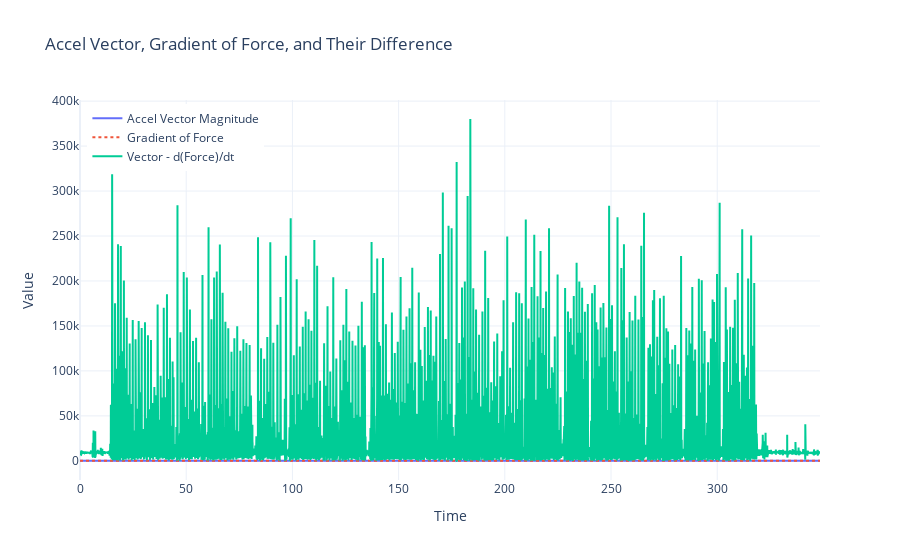

Notebook code cell kept with this figure:
### Code cell
import numpy as np
import plotly.graph_objects as go

# Extract time and sensor data
time = luke_test_df['time']
force = luke_test_df['force']
acc_x = luke_test_df['acc_x_data']
acc_z = luke_test_df['acc_z_data']

# 1. Compute acceleration vector magnitude
vector = (acc_x**2 + acc_z**2)

# 2. Compute gradient of the force with respect to time
d_force_dt = np.gradient(force, time)
threshold = d_force_dt.min()*0.2
d_force_dt_filtered = np.where(d_force_dt > threshold, 0, d_force_dt)
# 3. Compute the difference
vector_minus_grad_force = (vector - d_force_dt_filtered)**2


# 4. Create interactive plot
fig = go.Figure()

fig.add_trace(go.Scatter(
    x=time,
    y=vector,
    mode='lines',
    name='Accel Vector Magnitude',
    line=dict(dash='solid')
))

fig.add_trace(go.Scatter(
    x=time,
    y=d_force_dt_filtered,
    mode='lines',
    name='Gradient of Force',
    line=dict(dash='dot')
))

fig.add_trace(go.Scatter(
    x=time,
    y=vector_minus_grad_force,
    mode='lines',
    name='Vector - d(Force)/dt',
    line=dict(dash='solid')
))

# Layout styling
fig.update_layout(
    title='Accel Vector, Gradient of Force, and Their Difference',
    xaxis_title='Time',
    yaxis_title='Value',
    template='plotly_white',
    legend=dict(x=0.01, y=0.99)
)

fig.show()

### Figure 1 — Plotly figure (JSON) as saved in the notebook; plotly's stock layout.template omitted (floating-point values rounded to 4 significant figures; data arrays with more than 128 entries replaced by an {"elided": "..."} marker saying what was removed)
{"data": [{"line": {"dash": "solid"}, "mode": "lines", "name": "Accel Vector Magnitude", "type": "scatter", "x": {"elided": "34840 float values"}, "y": {"elided": "34840 float values"}}, {"line": {"dash": "dot"}, "mode": "lines", "name": "Gradient of Force", "type": "scatter", "x": {"elided": "34840 float values"}, "y": {"elided": "34840 float values"}}, {"line": {"dash": "solid"}, "mode": "lines", "name": "Vector - d(Force)/dt", "type": "scatter", "x": {"elided": "34840 float values"}, "y": {"elided": "34840 float values"}}], "layout": {"legend": {"x": 0.01, "y": 0.99}, "title": {"text": "Accel Vector, Gradient of Force, and Their Difference"}, "xaxis": {"title": {"text": "Time"}}, "yaxis": {"title": {"text": "Value"}}}}
